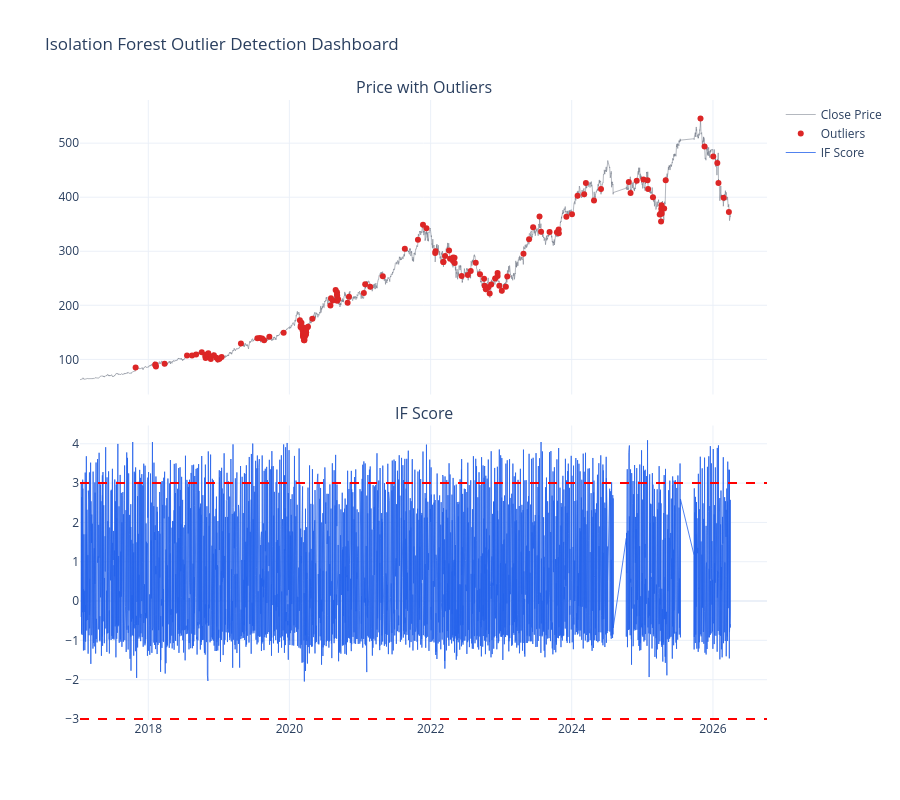

The code cell stored with this chart in its notebook:
### Code cell
# Isolation Forest (IF)

if "df_model" not in globals():
    raise ValueError("df_model not found. Run feature-engineering cell first.")

features = FEATURES
part = df_model.copy().sort_values("quote_datetime").reset_index(drop=True)
active_features = [c for c in features if c in part.columns]
window_z = WINDOW_Z
roll_window = ROLL_WINDOW

for col in active_features:
    mu = part[col].rolling(window_z).mean()
    sd = part[col].rolling(window_z).std()
    part[f"{col}_z"] = (part[col] - mu) / (sd + 1e-8)

ml_features = []
for col in active_features:
    zc = f"{col}_z"
    if zc in part.columns:
        ml_features.extend([col, zc])

part = part.dropna(subset=ml_features).reset_index(drop=True)
X = part[ml_features].values
X_scaled = StandardScaler().fit_transform(X)

iforest = IsolationForest(
    n_estimators=N_ESTIMATORS,
    contamination=CONTAMINATION,
    random_state=42,
    n_jobs=-1,
)
iforest.fit(X_scaled)

part["iforest_flag"] = (iforest.predict(X_scaled) == -1).astype(int)
part["iforest_score"] = -iforest.decision_function(X_scaled)

mu2 = part["iforest_score"].rolling(roll_window).mean()
sd2 = part["iforest_score"].rolling(roll_window).std()
part["if_z20"] = (part["iforest_score"] - mu2) / (sd2 + 1e-8)

flagged = part[part["iforest_flag"] == 1]

fig = make_subplots(
    rows=2,
    cols=1,
    shared_xaxes=True,
    vertical_spacing=0.05,
    subplot_titles=("Price with Outliers", "IF Score"),
)

fig.add_trace(
    go.Scatter(
        x=part["quote_datetime"],
        y=part["close"],
        name="Close Price",
        line=dict(color=COLORS["normal"], width=1),
        opacity=0.5,
    ),
    row=1,
    col=1,
)

fig.add_trace(
    go.Scatter(
        x=flagged["quote_datetime"],
        y=flagged["close"],
        mode="markers",
        name="Outliers",
        marker=dict(color=COLORS["anomaly"], size=6),
    ),
    row=1,
    col=1,
)

fig.add_trace(
    go.Scatter(
        x=part["quote_datetime"],
        y=part["if_z20"],
        name="IF Score",
        line=dict(color=COLORS["price"], width=0.8),
    ),
    row=2,
    col=1,
)

fig.add_hline(y=3, line_dash="dash", line_color="red", row=2, col=1)
fig.add_hline(y=-3, line_dash="dash", line_color="red", row=2, col=1)

fig.update_layout(
    height=800,
    title_text="Isolation Forest Outlier Detection Dashboard",
    template="plotly_white",
    showlegend=True,
)
fig.show()

print("Isolation Forest anomalies:", int(part["iforest_flag"].sum()))

### Figure 1 — Plotly figure (JSON) as saved in the notebook; plotly's stock layout.template omitted (floating-point values rounded to 4 significant figures; data arrays with more than 128 entries replaced by an {"elided": "..."} marker saying what was removed)
{"data": [{"line": {"color": "#6b7280", "width": 1}, "name": "Close Price", "opacity": 0.5, "type": "scatter", "x": {"elided": "15448 str values"}, "xaxis": "x", "y": {"elided": "15448 float values"}, "yaxis": "y"}, {"marker": {"color": "#dc2626", "size": 6}, "mode": "markers", "name": "Outliers", "type": "scatter", "x": {"elided": "155 str values"}, "xaxis": "x", "y": {"elided": "155 float values"}, "yaxis": "y"}, {"line": {"color": "#2563eb", "width": 0.8}, "name": "IF Score", "type": "scatter", "x": {"elided": "15448 str values"}, "xaxis": "x2", "y": {"elided": "15448 float values"}, "yaxis": "y2"}], "layout": {"annotations": [{"font": {"size": 16}, "showarrow": false, "text": "Price with Outliers", "x": 0.5, "xanchor": "center", "xref": "paper", "y": 1, "yanchor": "bottom", "yref": "paper"}, {"font": {"size": 16}, "showarrow": false, "text": "IF Score", "x": 0.5, "xanchor": "center", "xref": "paper", "y": 0.475, "yanchor": "bottom", "yref": "paper"}], "height": 800, "shapes": [{"line": {"color": "red", "dash": "dash"}, "type": "line", "x0": 0, "x1": 1, "xref": "x2 domain", "y0": 3, "y1": 3, "yref": "y2"}, {"line": {"color": "red", "dash": "dash"}, "type": "line", "x0": 0, "x1": 1, "xref": "x2 domain", "y0": -3, "y1": -3, "yref": "y2"}], "showlegend": true, "title": {"text": "Isolation Forest Outlier Detection Dashboard"}, "xaxis": {"anchor": "y", "domain": [0, 1], "matches": "x2", "showticklabels": false}, "xaxis2": {"anchor": "y2", "domain": [0, 1]}, "yaxis": {"anchor": "x", "domain": [0.525, 1]}, "yaxis2": {"anchor": "x2", "domain": [0, 0.475]}}}
